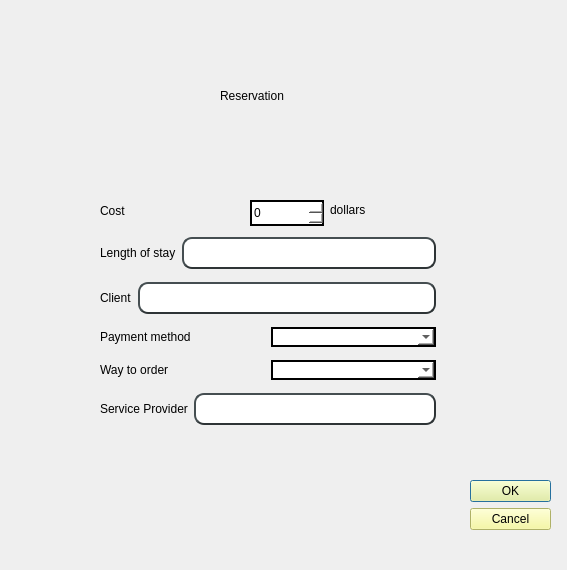
<?xml version="1.0" encoding="UTF-8"?>
<ui version="4.0">
 <class>DialogReservation</class>
 <widget class="QDialog" name="DialogReservation">
  <property name="geometry">
   <rect>
    <x>0</x>
    <y>0</y>
    <width>567</width>
    <height>570</height>
   </rect>
  </property>
  <property name="minimumSize">
   <size>
    <width>567</width>
    <height>570</height>
   </size>
  </property>
  <property name="maximumSize">
   <size>
    <width>567</width>
    <height>570</height>
   </size>
  </property>
  <property name="windowTitle">
   <string>Reservation</string>
  </property>
  <widget class="QDialogButtonBox" name="buttonBox">
   <property name="geometry">
    <rect>
     <x>470</x>
     <y>480</y>
     <width>81</width>
     <height>81</height>
    </rect>
   </property>
   <property name="styleSheet">
    <string notr="true">font: 57 italic 14pt &quot;URW Chancery L&quot;;
background-color:rgb(245, 248, 144);
</string>
   </property>
   <property name="orientation">
    <enum>Qt::Vertical</enum>
   </property>
   <property name="standardButtons">
    <set>QDialogButtonBox::Cancel|QDialogButtonBox::Ok</set>
   </property>
  </widget>
  <widget class="QLabel" name="label">
   <property name="geometry">
    <rect>
     <x>90</x>
     <y>20</y>
     <width>151</width>
     <height>141</height>
    </rect>
   </property>
   <property name="text">
    <string/>
   </property>
   <property name="pixmap">
    <pixmap resource="doc.qrc">:/doc/990438.png</pixmap>
   </property>
  </widget>
  <widget class="QLabel" name="label_2">
   <property name="geometry">
    <rect>
     <x>220</x>
     <y>60</y>
     <width>221</width>
     <height>71</height>
    </rect>
   </property>
   <property name="styleSheet">
    <string notr="true">font: 57 italic 40pt &quot;URW Chancery L&quot;;</string>
   </property>
   <property name="text">
    <string>Reservation</string>
   </property>
  </widget>
  <widget class="QLabel" name="label_3">
   <property name="geometry">
    <rect>
     <x>100</x>
     <y>200</y>
     <width>91</width>
     <height>21</height>
    </rect>
   </property>
   <property name="styleSheet">
    <string notr="true">font: 56 italic 18pt &quot;URW Chancery L&quot;;</string>
   </property>
   <property name="text">
    <string>Cost</string>
   </property>
  </widget>
  <widget class="QSpinBox" name="spinBox">
   <property name="geometry">
    <rect>
     <x>250</x>
     <y>200</y>
     <width>74</width>
     <height>26</height>
    </rect>
   </property>
   <property name="styleSheet">
    <string notr="true">QSpinBox
{
    border-width: 2px;
    border-style: solid;
    border-color : black;
    border-radius: 20%;
    background-color:white;
}

</string>
   </property>
   <property name="maximum">
    <number>10000</number>
   </property>
  </widget>
  <widget class="QLabel" name="label_10">
   <property name="geometry">
    <rect>
     <x>330</x>
     <y>199</y>
     <width>57</width>
     <height>21</height>
    </rect>
   </property>
   <property name="styleSheet">
    <string notr="true">font: 57 italic 17pt &quot;URW Chancery L&quot;;</string>
   </property>
   <property name="text">
    <string>dollars</string>
   </property>
  </widget>
  <widget class="QWidget" name="">
   <property name="geometry">
    <rect>
     <x>100</x>
     <y>230</y>
     <width>336</width>
     <height>203</height>
    </rect>
   </property>
   <layout class="QGridLayout" name="gridLayout">
    <item row="0" column="0">
     <layout class="QHBoxLayout" name="horizontalLayout_5">
      <item>
       <widget class="QLabel" name="label_7">
        <property name="styleSheet">
         <string notr="true">font: 57 italic 18pt &quot;URW Chancery L&quot;;</string>
        </property>
        <property name="text">
         <string>Length of stay</string>
        </property>
       </widget>
      </item>
      <item>
       <widget class="QLineEdit" name="lineEdit">
        <property name="styleSheet">
         <string notr="true">
   background-color: white;
    border-style: outset;
    border-width: 2px;
    border-radius: 10px;
    border-color: rgb(46, 52, 54);

    min-width: 10em;
    padding: 6px;</string>
        </property>
       </widget>
      </item>
     </layout>
    </item>
    <item row="1" column="0">
     <layout class="QHBoxLayout" name="horizontalLayout_4">
      <item>
       <widget class="QLabel" name="label_6">
        <property name="styleSheet">
         <string notr="true">font: 57 italic 18pt &quot;URW Chancery L&quot;;</string>
        </property>
        <property name="text">
         <string>Client</string>
        </property>
       </widget>
      </item>
      <item>
       <widget class="QLineEdit" name="clientlineEdit">
        <property name="styleSheet">
         <string notr="true">
   background-color: white;
    border-style: outset;
    border-width: 2px;
    border-radius: 10px;
    border-color: rgb(46, 52, 54);

    min-width: 10em;
    padding: 6px;</string>
        </property>
       </widget>
      </item>
     </layout>
    </item>
    <item row="2" column="0">
     <layout class="QHBoxLayout" name="horizontalLayout_6">
      <item>
       <widget class="QLabel" name="label_8">
        <property name="styleSheet">
         <string notr="true">font: 57 italic 18pt &quot;URW Chancery L&quot;;</string>
        </property>
        <property name="text">
         <string>Payment method </string>
        </property>
       </widget>
      </item>
      <item>
       <widget class="QComboBox" name="paymentmethodcomboBox">
        <property name="styleSheet">
         <string notr="true"> background-color:white;
    border-width: 2px;
    border-style: solid;
    border-color : black;
    border-radius: 20%;


</string>
        </property>
       </widget>
      </item>
     </layout>
    </item>
    <item row="3" column="0">
     <layout class="QHBoxLayout" name="horizontalLayout_7">
      <item>
       <widget class="QLabel" name="label_9">
        <property name="styleSheet">
         <string notr="true">font: 57 italic 18pt &quot;URW Chancery L&quot;;</string>
        </property>
        <property name="text">
         <string>Way to order</string>
        </property>
       </widget>
      </item>
      <item>
       <widget class="QComboBox" name="waytoordercomboBox">
        <property name="styleSheet">
         <string notr="true"> background-color:white;
    border-width: 2px;
    border-style: solid;
    border-color : black;
    border-radius: 20%;


</string>
        </property>
       </widget>
      </item>
     </layout>
    </item>
    <item row="4" column="0">
     <layout class="QHBoxLayout" name="horizontalLayout_3">
      <item>
       <widget class="QLabel" name="label_5">
        <property name="styleSheet">
         <string notr="true">font: 57 italic 18pt &quot;URW Chancery L&quot;;</string>
        </property>
        <property name="text">
         <string>Service Provider</string>
        </property>
       </widget>
      </item>
      <item>
       <widget class="QLineEdit" name="servicelineEdit">
        <property name="styleSheet">
         <string notr="true">
   background-color: white;
    border-style: outset;
    border-width: 2px;
    border-radius: 10px;
    border-color: rgb(46, 52, 54);

    min-width: 10em;
    padding: 6px;</string>
        </property>
       </widget>
      </item>
     </layout>
    </item>
   </layout>
  </widget>
  <zorder>buttonBox</zorder>
  <zorder>layoutWidget</zorder>
  <zorder>label</zorder>
  <zorder>label_2</zorder>
  <zorder>label_10</zorder>
 </widget>
 <resources>
  <include location="doc.qrc"/>
 </resources>
 <connections>
  <connection>
   <sender>buttonBox</sender>
   <signal>accepted()</signal>
   <receiver>DialogReservation</receiver>
   <slot>accept()</slot>
   <hints>
    <hint type="sourcelabel">
     <x>248</x>
     <y>254</y>
    </hint>
    <hint type="destinationlabel">
     <x>157</x>
     <y>274</y>
    </hint>
   </hints>
  </connection>
  <connection>
   <sender>buttonBox</sender>
   <signal>rejected()</signal>
   <receiver>DialogReservation</receiver>
   <slot>reject()</slot>
   <hints>
    <hint type="sourcelabel">
     <x>316</x>
     <y>260</y>
    </hint>
    <hint type="destinationlabel">
     <x>286</x>
     <y>274</y>
    </hint>
   </hints>
  </connection>
 </connections>
</ui>
